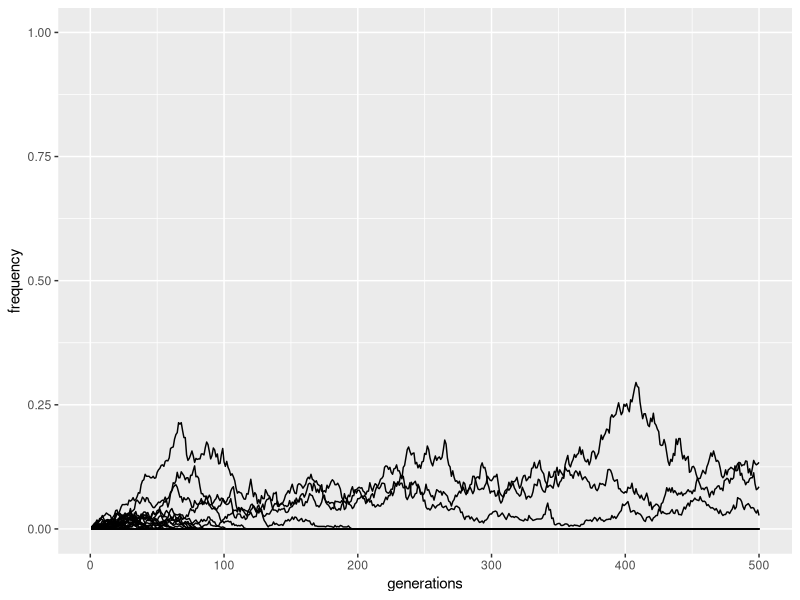

Here is the R script that generated this plot:
## simulator of genetic drift

# install.packages("ggplot2")
library(ggplot2)

# options( expressions = 5e5 )

# usage 'drift' function - drift(number_idividuals, starting_allele_frequency,number_generations, number_mutations)

drift <- function(num_samp,start_freq, num_gen,num_rep){c <- ggplot() + 
  ylim(0,1)
drift <- function(){
  alleles <- c(rep("A", num_samp * start_freq), rep("a", num_samp * (1-start_freq)))  
  a <- replicate(num_gen, {
    alleles <<- sample(alleles, num_samp, replace = T)
    length(alleles[alleles == "A"]) / num_samp
  })
  data.frame(generations=seq(1:num_gen),frequency=a)
}
b <- drift()
invisible(sapply(1:num_rep, function(x){
  b <- drift()
  c <<- c + geom_line(data=b,aes(x=generations,y=frequency))
}))
c}

drift(1000,0.001,500,200)

